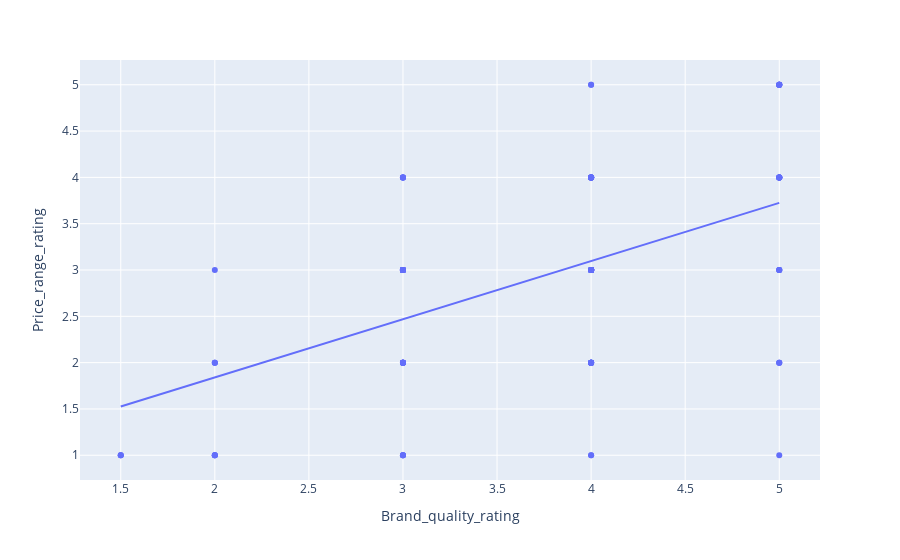

Source (notebook cell):
### Code cell
## Plot Fare Distribution Across Age usinf Joint
fig = px.scatter(df, x='Brand_quality_rating', y='Price_range_rating', trendline="ols")
fig.show()

### Figure 1 — Plotly figure (JSON) as saved in the notebook; plotly's stock layout.template omitted (floating-point values rounded to 4 significant figures)
{"data": [{"hovertemplate": "Brand_quality_rating=%{x}<br>Price_range_rating=%{y}<extra></extra>", "legendgroup": "", "marker": {"color": "#636efa", "symbol": "circle"}, "mode": "markers", "name": "", "orientation": "v", "showlegend": false, "type": "scatter", "x": [4, 4, 4, 2, 3, 4, 5, 4, 5, 4, 4, 3, 4, 4, 5, 4, 4, 4, 4, 3, 2, 5, 5, 5, 4, 4, 4, 5, 4, 5, 3, 4, 2, 3, 3, 4, 3, 5, 4, 3, 4, 5, 5, 4, 3, 5, 3, 3, 3, 3, 4, 3, 5, 3, 4, 4, 5, 5, 3, 4, 2, 5, 3, 4, 3, 4, 4, 3, 2, 3, 4, 5, 4, 3, 3, 3, 4, 4, 2, 2, 3, 1.5, 5, 4, 4, 4, 4, 3, 4, 5, 4, 4, 3, 5, 3, 3, 3, 3, 4, 4, 3, 3, 4, 4, 4, 4, 3, 3, 3, 3, 4, 5, 1.5, 3, 2, 5, 4, 3, 5, 3, 4, 1.5], "xaxis": "x", "y": [3, 3, 3, 1, 3, 3, 5, 2, 4, 3, 1, 2, 3, 3, 2, 1, 3, 4, 3, 4, 2, 3, 2, 4, 3, 3, 2, 3, 5, 5, 1, 3, 3, 2, 4, 2, 3, 2, 4, 2, 4, 4, 4, 4, 3, 3, 2, 1, 4, 3, 4, 3, 4, 3, 3, 3, 4, 5, 3, 3, 1, 4, 3, 2, 1, 3, 3, 3, 1, 3, 3, 1, 2, 2, 2, 3, 2, 2, 1, 2, 2, 1, 5, 4, 2, 3, 3, 3, 4, 5, 4, 3, 3, 3, 1, 3, 3, 3, 3, 2, 2, 4, 2, 5, 4, 3, 3, 2, 3, 3, 2, 4, 1, 4, 2, 5, 4, 3, 5, 2, 4, 1], "yaxis": "y"}, {"hovertemplate": "<b>OLS trendline</b><br>Price_range_rating = 0.628154 * Brand_quality_rating + 0.584203<br>R<sup>2</sup>=0.278519<br><br>Brand_quality_rating=%{x}<br>Price_range_rating=%{y} <b>(trend)</b><extra></extra>", "legendgroup": "", "marker": {"color": "#636efa", "symbol": "circle"}, "mode": "lines", "name": "", "showlegend": false, "type": "scatter", "x": [1.5, 1.5, 1.5, 2, 2, 2, 2, 2, 2, 2, 2, 3, 3, 3, 3, 3, 3, 3, 3, 3, 3, 3, 3, 3, 3, 3, 3, 3, 3, 3, 3, 3, 3, 3, 3, 3, 3, 3, 3, 3, 3, 3, 3, 3, 3, 3, 3, 3, 3, 3, 4, 4, 4, 4, 4, 4, 4, 4, 4, 4, 4, 4, 4, 4, 4, 4, 4, 4, 4, 4, 4, 4, 4, 4, 4, 4, 4, 4, 4, 4, 4, 4, 4, 4, 4, 4, 4, 4, 4, 4, 4, 4, 4, 4, 4, 4, 4, 4, 4, 5, 5, 5, 5, 5, 5, 5, 5, 5, 5, 5, 5, 5, 5, 5, 5, 5, 5, 5, 5, 5, 5, 5], "xaxis": "x", "y": [1.526, 1.526, 1.526, 1.841, 1.841, 1.841, 1.841, 1.841, 1.841, 1.841, 1.841, 2.469, 2.469, 2.469, 2.469, 2.469, 2.469, 2.469, 2.469, 2.469, 2.469, 2.469, 2.469, 2.469, 2.469, 2.469, 2.469, 2.469, 2.469, 2.469, 2.469, 2.469, 2.469, 2.469, 2.469, 2.469, 2.469, 2.469, 2.469, 2.469, 2.469, 2.469, 2.469, 2.469, 2.469, 2.469, 2.469, 2.469, 2.469, 2.469, 3.097, 3.097, 3.097, 3.097, 3.097, 3.097, 3.097, 3.097, 3.097, 3.097, 3.097, 3.097, 3.097, 3.097, 3.097, 3.097, 3.097, 3.097, 3.097, 3.097, 3.097, 3.097, 3.097, 3.097, 3.097, 3.097, 3.097, 3.097, 3.097, 3.097, 3.097, 3.097, 3.097, 3.097, 3.097, 3.097, 3.097, 3.097, 3.097, 3.097, 3.097, 3.097, 3.097, 3.097, 3.097, 3.097, 3.097, 3.097, 3.097, 3.725, 3.725, 3.725, 3.725, 3.725, 3.725, 3.725, 3.725, 3.725, 3.725, 3.725, 3.725, 3.725, 3.725, 3.725, 3.725, 3.725, 3.725, 3.725, 3.725, 3.725, 3.725, 3.725], "yaxis": "y"}], "layout": {"legend": {"tracegroupgap": 0}, "margin": {"t": 60}, "xaxis": {"anchor": "y", "domain": [0, 1], "title": {"text": "Brand_quality_rating"}}, "yaxis": {"anchor": "x", "domain": [0, 1], "title": {"text": "Price_range_rating"}}}}
